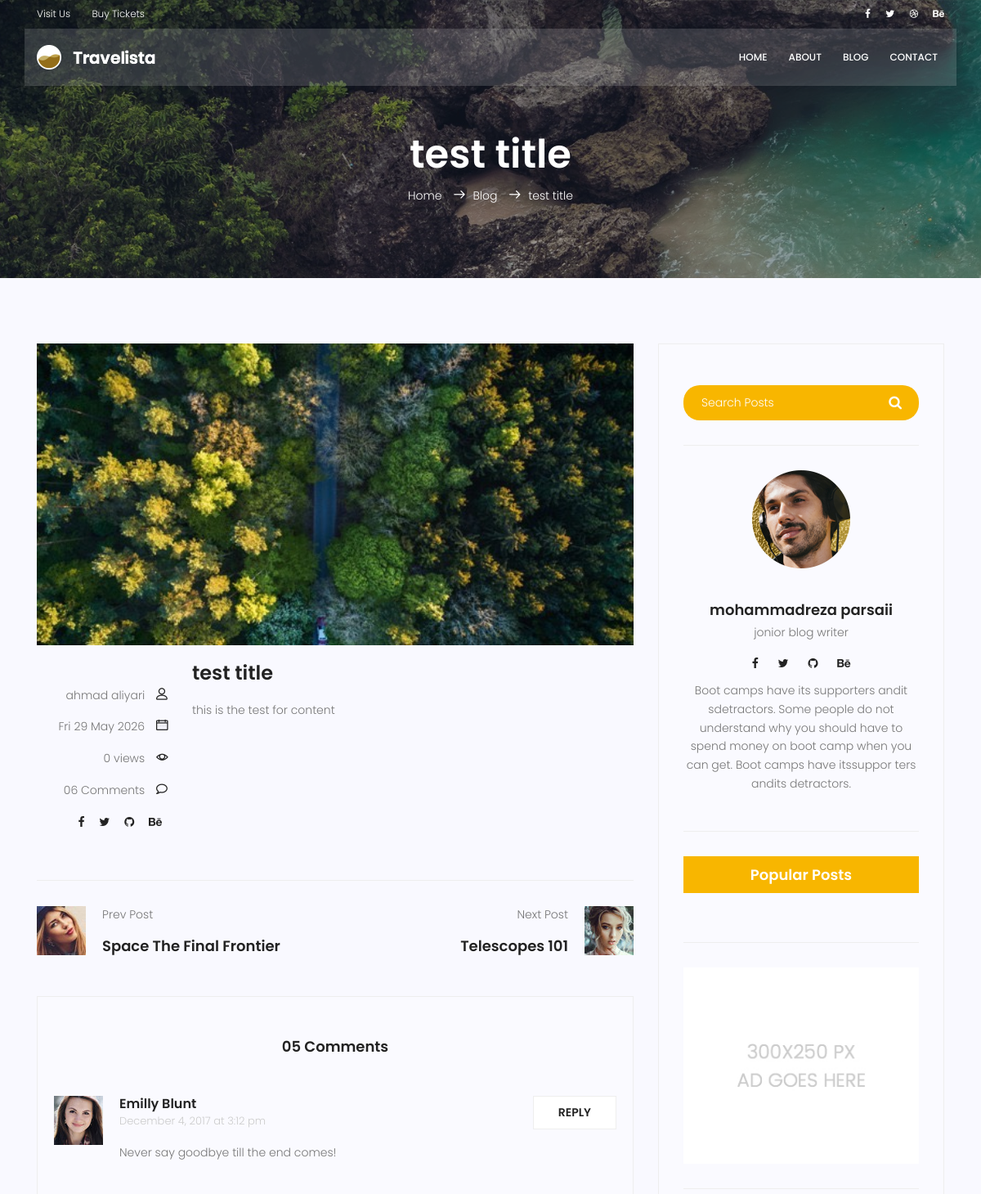
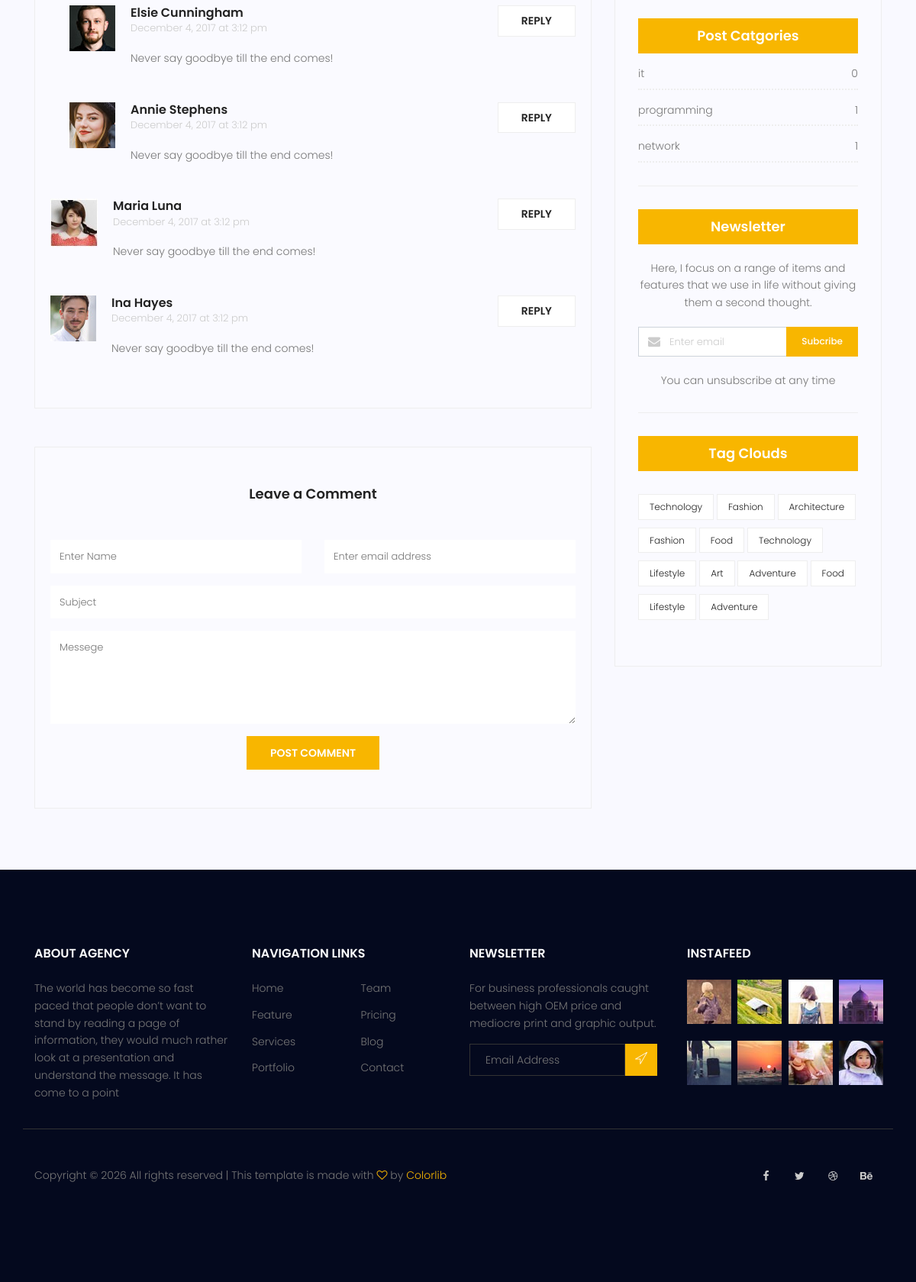
The page /blog/1 on the database its author committed (2 pictures, top to bottom).
### blog/models.py (models this page shows, shortened)
class post(models.Model):
    image = models.ImageField(upload_to='blog/',default='blog/default.jpg')
    author = models.ForeignKey(User,on_delete=models.SET_NULL,null=True)
    title = models.CharField(max_length=255)
    content = models.TextField()
    category = models.ManyToManyField(Category)
    counted_views = models.IntegerField(default=0)
    status = models.BooleanField(default=False)
    published_date = models.DateTimeField(null=True)
    created_date = models.DateField(auto_now_add=True)
    updated_date = models.DateField(auto_now=True)
    class Meta:
        ordering = ['created_date']

class Category(models.Model):
    name = models.CharField(max_length=50)
    def __str__(self):
        return self.name

### blog/views.py (the view)
# urls.py: path('<int:pid>',blog_single,name = 'single'),
def blog_single(request,pid):
    Post = get_object_or_404(post,id=pid,status=True)
    context = {'post':Post}
    return render(request,'blog/blog-single.html',context)

### blog/templatetags/blog_tags.py (called while the page is built)
@register.inclusion_tag("blog/latest-post.html")
def latestpost():
    posts = post.objects.filter(status=True).order_by('published_date')[:3]

@register.inclusion_tag("blog/post-category.html")
def postcategories():
    posts = post.objects.filter(status=True)
    categories = Category.objects.all()
    cat_dict = {}
    for name in categories:
        cat_dict[name] = posts.filter(category = name).count()
    return {'categories' : cat_dict}

### templates/blog/blog-single.html (shortened to what this page needs)
{% extends 'base.html' %} {% load static %} {% load blog_tags %}{% block content %}
<section class="relative about-banner">
    <div class="overlay overlay-bg"></div>
    <div class="container">
        <div class="row d-flex align-items-center justify-content-center">
            <div class="about-content col-lg-12">
                <h1 class="text-white">
                    {{post.title}}
                </h1>
                <p class="text-white link-nav"><a href="{% url 'website:index' %}">Home </a> <span class="lnr lnr-arrow-right"></span><a href="{% url 'blog:home' %}">Blog </a> <span class="lnr lnr-arrow-right"></span>{{post.title}}</p>
            </div>
        </div>
    </div>
</section>
<section class="post-content-area single-post-area">
    <div class="container">
        <div class="row">
            <div class="col-lg-8 posts-list">
                <div class="single-post row">
                    <div class="col-lg-12">
                        <div class="feature-img">
                            <img class="img-fluid" src="{{post.image.url}}" alt="">
                        </div>
                    </div>
                    <div class="col-lg-3  col-md-3 meta-details">
                        <div class="user-details row">
                            <p class="user-name col-lg-12 col-md-12 col-6"><a href="#">{{post.author.get_full_name}}</a> <span class="lnr lnr-user"></span></p>
                            <p class="date col-lg-12 col-md-12 col-6"><a href="#">{{post.published_date|date:"D d M Y"}}</a> <span class="lnr lnr-calendar-full"></span></p>
                            <p class="view col-lg-12 col-md-12 col-6"><a href="#">{{post.counted_views}} views </a> <span class="lnr lnr-eye"></span></p>
                            <p class="comments col-lg-12 col-md-12 col-6"><a href="#">06 Comments</a> <span class="lnr lnr-bubble"></span></p>
                            <ul class="social-links col-lg-12 col-md-12 col-6">
                                <li><a href="#"><i class="fa fa-facebook"></i></a></li>
                                <li><a href="#"><i class="fa fa-twitter"></i></a></li>
                                <li><a href="#"><i class="fa fa-github"></i></a></li>
                                <li><a href="#"><i class="fa fa-behance"></i></a></li>
                            </ul>
                        </div>
                    </div>
                    <div class="col-lg-9 col-md-9">
                        <h3 class="mt-20 mb-20">{{post.title}}</h3>
                        <p class="excert">
                            {{post.content}}
                        </p>
                    </div>
                </div>
                <div class="navigation-area">
                    <div class="row">
                        <div class="col-lg-6 col-md-6 col-12 nav-left flex-row d-flex justify-content-start align-items-center">
                            <div class="thumb">
                                <a href="#"><img class="img-fluid" src="{% static 'img/blog/prev.jpg'%}" alt=""></a>
                            </div>
                            <div class="arrow">
                                <a href="#"></a>
                            </div>
                            <div class="detials">
                                <p>Prev Post</p>
                                <a href="#">
                                    <h4>Space The Final Frontier</h4>
                                </a>
                            </div>
                        </div>
                        <div class="col-lg-6 col-md-6 col-12 nav-right flex-row d-flex justify-content-end align-items-center">
                            <div class="detials">
                                <p>Next Post</p>
                                <a href="#">
                                    <h4>Telescopes 101</h4>
                                </a>
                            </div>
                            <div class="arrow">
                                <a href="#"></a>
                            </div>
                            <div class="thumb">
                                <a href="#"><img class="img-fluid" src="{% static 'img/blog/next.jpg'%}" alt=""></a>
                            </div>
                        </div>
                    </div>
                </div>
                <div class="comments-area">
                    <h4>05 Comments</h4>
                    <div class="comment-list">
                        <div class="single-comment justify-content-between d-flex">
                            <div class="user justify-content-between d-flex">
                                <div class="thumb">
                                    <img src="{% static 'img/blog/c1.jpg'%}" alt="">
                                </div>
                                <div class="desc">
                                    <h5><a href="#">Emilly Blunt</a></h5>
                                    <p class="date">December 4, 2017 at 3:12 pm </p>
                                    <p class="comment">
                                        Never say goodbye till the end comes!
                                    </p>
                                </div>
                            </div>
                            <div class="reply-btn">
                                <a href="" class="btn-reply text-uppercase">reply</a>
                            </div>
                        </div>
                    </div>
                    <div class="comment-list left-padding">
                        <div class="single-comment justify-content-between d-flex">
                            <div class="user justify-content-between d-flex">
                                <div class="thumb">
                                    <img src="{% static 'img/blog/c2.jpg'%}" alt="">
                                </div>
                                <div class="desc">
                                    <h5><a href="#">Elsie Cunningham</a></h5>
                                    <p class="date">December 4, 2017 at 3:12 pm </p>
                                    <p class="comment">
                                        Never say goodbye till the end comes!
                                    </p>
                                </div>
                            </div>
                            <div class="reply-btn">
                                <a href="" class="btn-reply text-uppercase">reply</a>
                            </div>
                        </div>
                    </div>
                    <div class="comment-list left-padding">
                        <div class="single-comment justify-content-between d-flex">
                            <div class="user justify-content-between d-flex">
                                <div class="thumb">
                                    <img src="{% static 'img/blog/c3.jpg'%}" alt="">
                                </div>
                                <div class="desc">
                                    <h5><a href="#">Annie Stephens</a></h5>
                                    <p class="date">December 4, 2017 at 3:12 pm </p>
                                    <p class="comment">
                                        Never say goodbye till the end comes!
                                    </p>
                                </div>
                            </div>
                            <div class="reply-btn">
                                <a href="" class="btn-reply text-uppercase">reply</a>
                            </div>
                        </div>
                    </div>
                    <div class="comment-list">
                        <div class="single-comment justify-content-between d-flex">
                            <div class="user justify-content-between d-flex">
                                <div class="thumb">
                                    <img src="{% static 'img/blog/c4.jpg'%}" alt="">
                                </div>
                                <div class="desc">
                                    <h5><a href="#">Maria Luna</a></h5>
                                    <p class="date">December 4, 2017 at 3:12 pm </p>
                                    <p class="comment">
                                        Never say goodbye till the end comes!
                                    </p>
                                </div>
                            </div>
                            <div class="reply-btn">
                                <a href="" class="btn-reply text-uppercase">reply</a>
                            </div>
                        </div>
                    </div>
                    <div class="comment-list">
                        <div class="single-comment justify-content-between d-flex">
                            <div class="user justify-content-between d-flex">
                                <div class="thumb">
                                    <img src="{% static 'img/blog/c5.jpg'%}" alt="">
                                </div>
                                <div class="desc">
                                    <h5><a href="#">Ina Hayes</a></h5>
                                    <p class="date">December 4, 2017 at 3:12 pm </p>
                                    <p class="comment">
                                        Never say goodbye till the end comes!
                                    </p>
                                </div>
                            </div>
                            <div class="reply-btn">
                                <a href="" class="btn-reply text-uppercase">reply</a>
                            </div>
                        </div>
                    </div>
                </div>
                <div class="comment-form">
                    <h4>Leave a Comment</h4>
                    <form>
                        <div class="form-group form-inline">
                            <div class="form-group col-lg-6 col-md-12 name">
                                <input type="text" class="form-control" id="name" placeholder="Enter Name" onfocus="this.placeholder = ''" onblur="this.placeholder = 'Enter Name'">
                            </div>
                            <div class="form-group col-lg-6 col-md-12 email">
                                <input type="email" class="form-control" id="email" placeholder="Enter email address" onfocus="this.placeholder = ''" onblur="this.placeholder = 'Enter email address'">
                            </div>
                        </div>
                        <div class="form-group">
                            <input type="text" class="form-control" id="subject" placeholder="Subject" onfocus="this.placeholder = ''" onblur="this.placeholder = 'Subject'">
                        </div>
                        <div class="form-group">
                            <textarea class="form-control mb-10" rows="5" name="message" placeholder="Messege" onfocus="this.placeholder = ''" onblur="this.placeholder = 'Messege'" required=""></textarea>
                        </div>
                        <a href="#" class="primary-btn text-uppercase">Post Comment</a>
                    </form>
                </div>
            </div>
            <div class="col-lg-4 sidebar-widgets">
                <div class="widget-wrap">
                    {% include 'blog/blog-search.html' %}
                    {% include 'blog/blog-writer.html' %}
                    {% latestpost %}
                    {% include 'blog/blog-ads.html' %}
                    {% postcategories %}
                    {% include 'blog/blog-newsletter.html' %}
                    {% include 'blog/blog-tag-clouds.html' %}
                </div>
            </div>
        </div>
    </div>
</section>
{% endblock content %}

### templates/blog/post-category.html
{% load static %}
<div class="single-sidebar-widget post-category-widget">
                        <h4 class="category-title">Post Catgories</h4>
                        <ul class="cat-list">
                            {% for name, count in categories.items %}
                            <li>
                                <a href="{% url 'blog:category' cat_name=name %}" class="d-flex justify-content-between">
                                    <p>{{name}}</p>
                                    <p>{{count}}</p>
                                </a>
                            </li>
                            {% endfor %}
                        </ul>
                    </div>

### rows shown on the page
post: title "test title", image (placeholder picture), author.get_full_name "ahmad aliyari", published_date "Fri 29 May 2026", counted_views "0", content "this is the test for content"
Category: name "it", count "0"
Category: name "programming", count "1"
Category: name "network", count "1"
